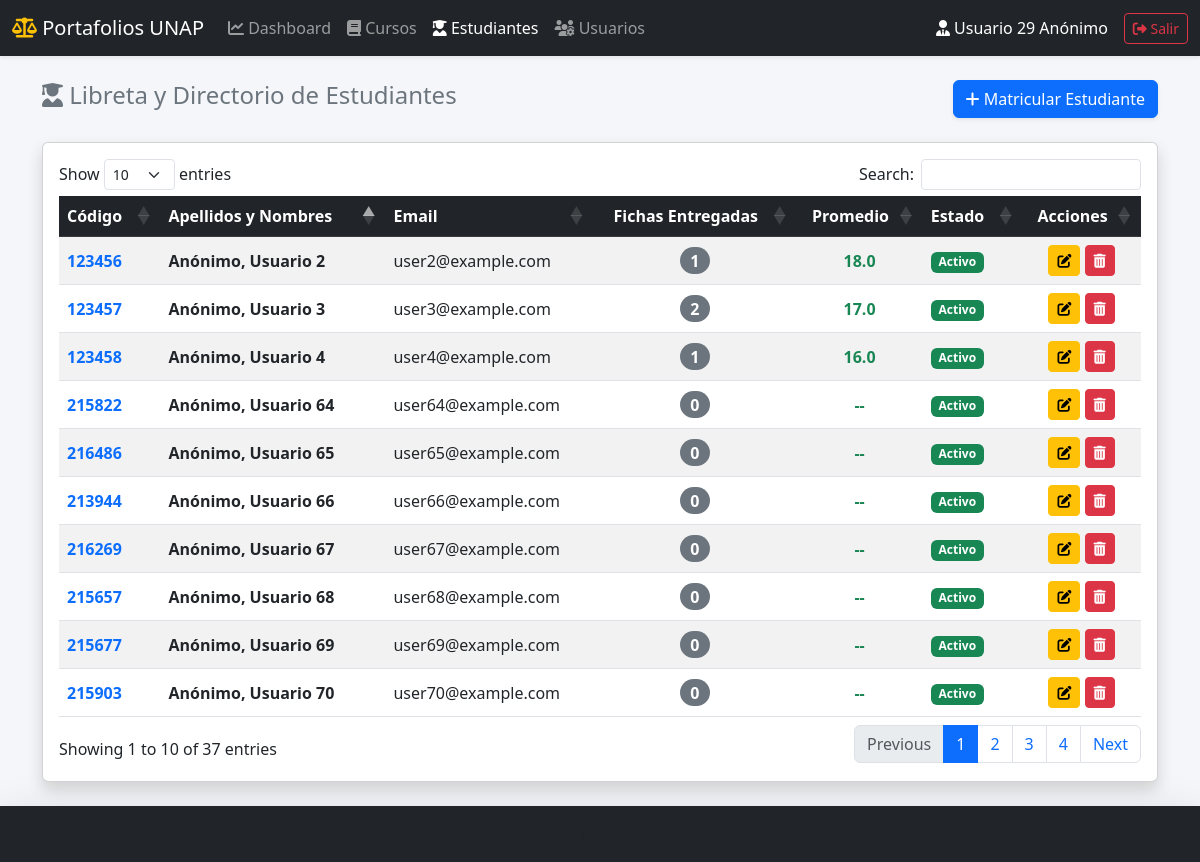
Page /estudiantes.php (signed in) on the committed database.
### tables this page shows
CREATE TABLE `usuarios` (
  `id` int(11) NOT NULL,
  `rol` enum('admin','docente','estudiante') NOT NULL,
  `nombres` varchar(100) NOT NULL,
  `apellidos` varchar(100) NOT NULL,
  `email` varchar(100) NOT NULL,
  `password` varchar(255) NOT NULL,
  `codigo_estudiante` varchar(20) DEFAULT NULL,
  `ciclo` varchar(10) DEFAULT NULL,
  `semestre` varchar(10) DEFAULT NULL,
  `estado` tinyint(1) DEFAULT 1,
  `created_at` timestamp NULL DEFAULT current_timestamp(),
  `reset_token` varchar(100) DEFAULT NULL,
  `reset_token_exp` datetime DEFAULT NULL
);

### estudiantes.php (the view, shortened to what this page needs)
<?php
require_once 'config/conexion.php';
$sql_estudiantes = "SELECT u.id, u.nombres, u.apellidos, u.codigo_estudiante, u.email, u.estado,
                    COUNT(DISTINCT ei.envio_id) as total_entregas,
                    AVG(ef.calificacion) as promedio
                    FROM usuarios u
                    LEFT JOIN envio_integrantes ei ON u.id = ei.estudiante_id
                    LEFT JOIN envios_fichas ef ON ei.envio_id = ef.id AND ef.estado = 'Revisado'
                    WHERE u.rol = 'estudiante'
                    GROUP BY u.id
                    ORDER BY u.apellidos ASC";
$lista_estudiantes = $pdo->query($sql_estudiantes)->fetchAll(PDO::FETCH_ASSOC);
?>
<!DOCTYPE html>
<html lang="es">
<head>
    <link href="https://cdn.jsdelivr.net/npm/bootstrap@5.3.0/dist/css/bootstrap.min.css" rel="stylesheet">
    <link rel="stylesheet" href="https://cdnjs.cloudflare.com/ajax/libs/font-awesome/6.4.0/css/all.min.css">
    <link rel="stylesheet" href="https://cdn.datatables.net/1.13.4/css/dataTables.bootstrap5.min.css">
</head>
<body>
    <nav class="navbar navbar-expand-lg navbar-dark bg-dark shadow-sm">
        <div class="container-fluid">
            <a class="navbar-brand" href="index.php"><i class="fas fa-balance-scale text-warning"></i> Portafolios UNAP</a>
            <div class="collapse navbar-collapse" id="navbarNav">
                <ul class="navbar-nav me-auto">
                    <li class="nav-item"><a class="nav-link" href="index.php"><i class="fas fa-chart-line"></i> Dashboard</a></li>
                    <li class="nav-item"><a class="nav-link" href="cursos.php"><i class="fas fa-book"></i> Cursos</a></li>
                    <li class="nav-item"><a class="nav-link active" href="estudiantes.php"><i class="fas fa-user-graduate"></i> Estudiantes</a></li>
                    <li class="nav-item"><a class="nav-link" href="usuarios.php"><i class="fas fa-users-cog"></i> Usuarios</a></li>
                </ul>
                <div class="d-flex text-white align-items-center">
                    <span class="me-3"><i class="fas fa-user-tie"></i> <?= htmlspecialchars($_SESSION['nombre_completo'] ?? 'Docente') ?></span>
                    <a href="logout.php" class="btn btn-outline-danger btn-sm"><i class="fas fa-sign-out-alt"></i> Salir</a>
                </div>
            </div>
        </div>
    </nav>
    <main class="container py-4">
        <div class="d-flex justify-content-between align-items-center mb-4">
            <h2 class="h4 text-secondary"><i class="fas fa-user-graduate"></i> Libreta y Directorio de Estudiantes</h2>
            <button class="btn btn-primary shadow-sm" onclick="abrirModalEstudiante()">
                <i class="fas fa-plus"></i> Matricular Estudiante
            </button>
        </div>
        <div class="card shadow">
            <div class="card-body">
                <div class="table-responsive">
                    <table id="tablaEstudiantes" class="table table-striped table-hover align-middle w-100">
                        <thead class="table-dark">
                            <tr>
                                <th>Código</th>
                                <th>Apellidos y Nombres</th>
                                <th>Email</th>
                                <th class="text-center">Fichas Entregadas</th>
                                <th class="text-center">Promedio</th>
                                <th>Estado</th>
                                <th class="text-center">Acciones</th>
                            </tr>
                        </thead>
                        <tbody>
                            <?php foreach ($lista_estudiantes as $est): ?>
                            <tr>
                                <td class="fw-bold text-primary"><?= htmlspecialchars($est['codigo_estudiante'] ?? 'S/C') ?></td>
                                <td class="fw-bold"><?= htmlspecialchars($est['apellidos'] . ', ' . $est['nombres']) ?></td>
                                <td><?= htmlspecialchars($est['email']) ?></td>
                                <td class="text-center">
                                    <span class="badge bg-secondary rounded-pill fs-6"><?= $est['total_entregas'] ?></span>
                                </td>
                                <td class="text-center fw-bold text-success">
                                    <?= $est['promedio'] !== null ? number_format($est['promedio'], 1) : '--' ?>
                                </td>
                                <td>
                                    <?= $est['estado'] ? '<span class="badge bg-success">Activo</span>' : '<span class="badge bg-danger">Inactivo</span>' ?>
                                </td>
                                <td class="text-center">
                                    <button class="btn btn-sm btn-warning" title="Editar"
                                            onclick="abrirModalEstudiante(
                                                <?= $est['id'] ?>,
                                                '<?= htmlspecialchars($est['nombres'], ENT_QUOTES) ?>',
                                                '<?= htmlspecialchars($est['apellidos'], ENT_QUOTES) ?>',
                                                '<?= htmlspecialchars($est['email'], ENT_QUOTES) ?>',
                                                '<?= htmlspecialchars($est['codigo_estudiante'] ?? '', ENT_QUOTES) ?>',
                                                <?= $est['estado'] ?>
                                            )">
                                        <i class="fas fa-edit"></i>
                                    </button>
                                    <form action="estudiantes.php" method="POST" class="d-inline" onsubmit="return confirm('¿Eliminar a este estudiante?');">
                                        <button type="submit" class="btn btn-sm btn-danger" title="Eliminar"><i class="fas fa-trash-alt"></i></button>
                                    </form>
                                </td>
                            </tr>
                            <?php endforeach; ?>
                        </tbody>
                    </table>
                </div>
            </div>
        </div>
    </main>
    <footer class="footer mt-auto py-3 bg-dark text-white text-center shadow-lg">
        <div class="container"><span class="text-muted">Desarrollado por Michael Espinoza Coila</span></div>
    </footer>
</body>
</html>

### estudiantes.php (style rules this page uses)
body { display: flex; flex-direction: column; min-height: 100vh; background-color: #f4f6f9; }
main { flex: 1; }

### rows in the picture
usuarios: codigo_estudiante "215657", apellidos+nombres "Anónimo, Usuario 68", email "user68@example.com", total_entregas "0", estado "Activo"
usuarios: codigo_estudiante "215677", apellidos+nombres "Anónimo, Usuario 69", email "user69@example.com", total_entregas "0", estado "Activo"
usuarios: codigo_estudiante "123456", apellidos+nombres "Anónimo, Usuario 2", email "user2@example.com", total_entregas "1", promedio "18.0", estado "Activo"
usuarios: codigo_estudiante "215903", apellidos+nombres "Anónimo, Usuario 70", email "user70@example.com", total_entregas "0", estado "Activo"
usuarios: codigo_estudiante "123457", apellidos+nombres "Anónimo, Usuario 3", email "user3@example.com", total_entregas "2", promedio "17.0", estado "Activo"
usuarios: codigo_estudiante "123458", apellidos+nombres "Anónimo, Usuario 4", email "user4@example.com", total_entregas "1", promedio "16.0", estado "Activo"
usuarios: codigo_estudiante "215822", apellidos+nombres "Anónimo, Usuario 64", email "user64@example.com", total_entregas "0", estado "Activo"
usuarios: codigo_estudiante "216486", apellidos+nombres "Anónimo, Usuario 65", email "user65@example.com", total_entregas "0", estado "Activo"
usuarios: codigo_estudiante "213944", apellidos+nombres "Anónimo, Usuario 66", email "user66@example.com", total_entregas "0", estado "Activo"
usuarios: codigo_estudiante "216269", apellidos+nombres "Anónimo, Usuario 67", email "user67@example.com", total_entregas "0", estado "Activo"

### other values in the picture
$_SESSION['nombre_completo'] "Usuario 29 Anónimo"
